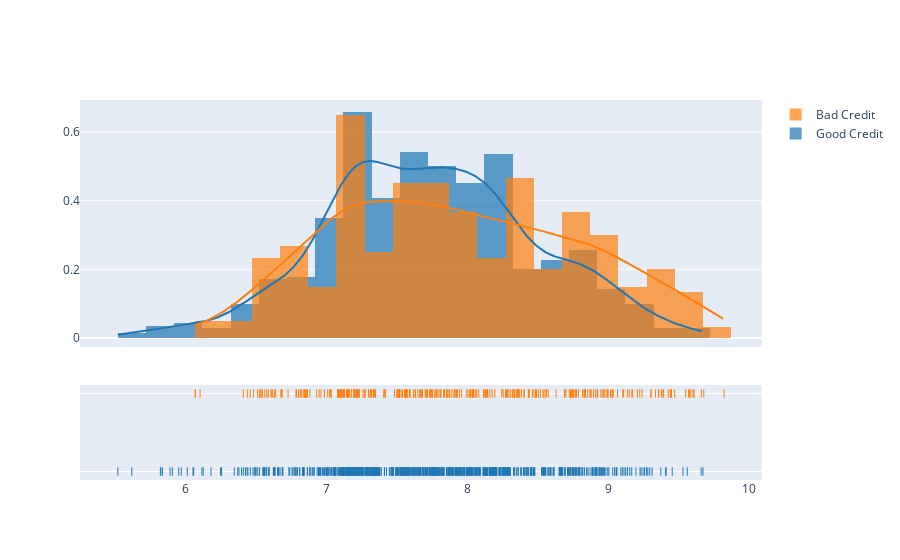

The notebook cell saved with this chart:
### Markdown cell above
Looking the distribuition of Credit Amont

### Code cell
import plotly.figure_factory as ff

import numpy as np

# Add histogram data
x1 = np.log(df_good['Credit amount']) 
x2 = np.log(df_bad["Credit amount"])

# Group data together
hist_data = [x1, x2]

group_labels = ['Good Credit', 'Bad Credit']

# Create distplot with custom bin_size
fig = ff.create_distplot(hist_data, group_labels, bin_size=.2)

# Plot!
py.iplot(fig, filename='Distplot with Multiple Datasets')

### Figure 1 — Plotly figure (JSON) as saved in the notebook; plotly's stock layout.template omitted (floating-point values rounded to 4 significant figures; data arrays with more than 128 entries replaced by an {"elided": "..."} marker saying what was removed)
{"data": [{"autobinx": false, "histnorm": "probability density", "legendgroup": "Good Credit", "marker": {"color": "rgb(31, 119, 180)"}, "name": "Good Credit", "opacity": 0.7, "type": "histogram", "x": {"elided": "700 float values"}, "xaxis": "x", "xbins": {"end": 9.671, "size": 0.2, "start": 5.521}, "yaxis": "y"}, {"autobinx": false, "histnorm": "probability density", "legendgroup": "Bad Credit", "marker": {"color": "rgb(255, 127, 14)"}, "name": "Bad Credit", "opacity": 0.7, "type": "histogram", "x": {"elided": "300 float values"}, "xaxis": "x", "xbins": {"end": 9.821, "size": 0.2, "start": 6.071}, "yaxis": "y"}, {"legendgroup": "Good Credit", "marker": {"color": "rgb(31, 119, 180)"}, "mode": "lines", "name": "Good Credit", "showlegend": false, "type": "scatter", "x": {"elided": "500 float values"}, "xaxis": "x", "y": {"elided": "500 float values"}, "yaxis": "y"}, {"legendgroup": "Bad Credit", "marker": {"color": "rgb(255, 127, 14)"}, "mode": "lines", "name": "Bad Credit", "showlegend": false, "type": "scatter", "x": {"elided": "500 float values"}, "xaxis": "x", "y": {"elided": "500 float values"}, "yaxis": "y"}, {"legendgroup": "Good Credit", "marker": {"color": "rgb(31, 119, 180)", "symbol": "line-ns-open"}, "mode": "markers", "name": "Good Credit", "showlegend": false, "type": "scatter", "x": {"elided": "700 float values"}, "xaxis": "x", "y": {"elided": "700 str values"}, "yaxis": "y2"}, {"legendgroup": "Bad Credit", "marker": {"color": "rgb(255, 127, 14)", "symbol": "line-ns-open"}, "mode": "markers", "name": "Bad Credit", "showlegend": false, "type": "scatter", "x": {"elided": "300 float values"}, "xaxis": "x", "y": {"elided": "300 str values"}, "yaxis": "y2"}], "layout": {"barmode": "overlay", "hovermode": "closest", "legend": {"traceorder": "reversed"}, "xaxis": {"anchor": "y2", "domain": [0, 1], "zeroline": false}, "yaxis": {"anchor": "free", "domain": [0.35, 1], "position": 0}, "yaxis2": {"anchor": "x", "domain": [0, 0.25], "dtick": 1, "showticklabels": false}}}
